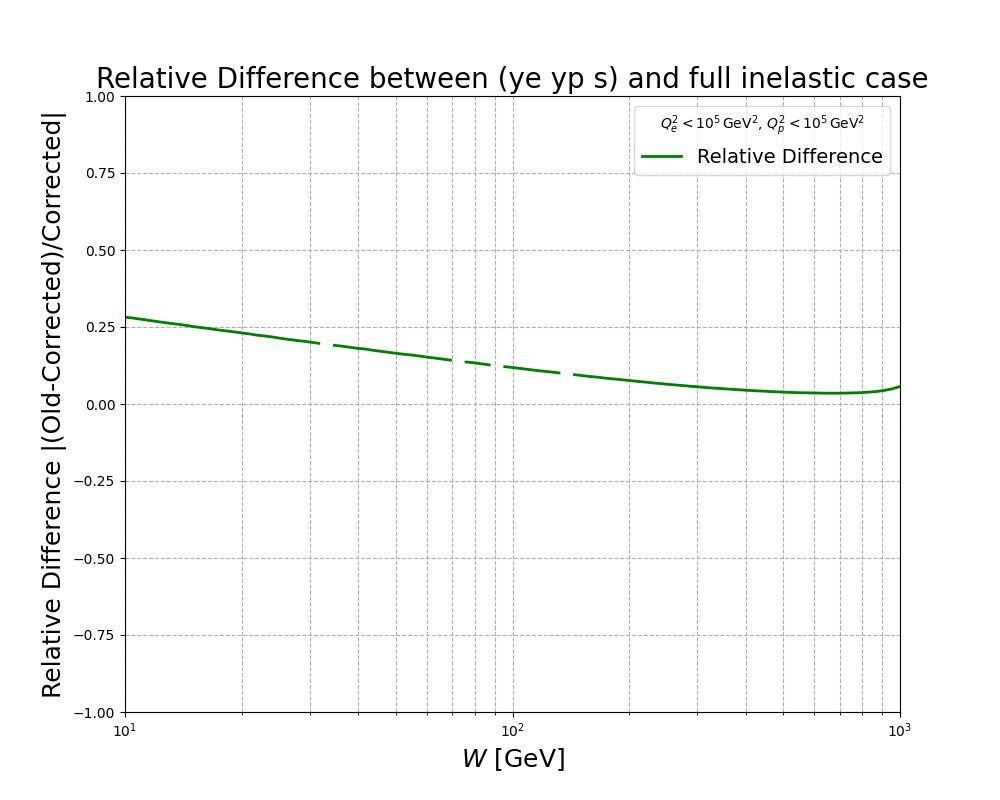

This figure's Python source:

# Comparison of Photon-Photon Luminosity Spectrum -- Inelastic

import numpy as np
import matplotlib.pyplot as plt


# Load data from both files
W_simple, Syy_simple = np.loadtxt("Jacobian_Krzysztof_Inelastic_Updated_Simple.txt", skiprows=1, unpack=True)
W_krzysztof, Syy_krzysztof = np.loadtxt("Jacobian_Krzysztof_Inelastic_MonteCarlo_MN10.0_q2emax100000_q2pmax100000.txt", skiprows=1, unpack=True)

# Plot the comparison of S_yy as a function of W
plt.figure(figsize=(10, 8))


# Set plotting range
plt.xlim(10.0, 1000.0)
plt.ylim(1.e-7, 1.e-1)

plt.loglog(W_simple, Syy_simple, 'r-', label="W^2 = ye yp s", linewidth=2)
plt.loglog(W_krzysztof, Syy_krzysztof, 'b--', label="W^2 = full inelastic case", linewidth=2)



# Find the index corresponding to W = 10 GeV
W_value = 10.0
idx_simple = (np.abs(W_simple - W_value)).argmin()
idx_krzysztof = (np.abs(W_krzysztof - W_value)).argmin()

# Get the corresponding S_yy values
Syy_simple_value = Syy_simple[idx_simple]
Syy_krzysztof_value = Syy_krzysztof[idx_krzysztof]


# Add text annotations for S_yy values at W = 10 GeV
plt.text(W_value, Syy_simple_value, f"Syy with (ye yp s) at 10 GeV =  {Syy_simple_value:.2e}", color='red', fontsize=12, ha='left', va='bottom')
plt.text(W_value, Syy_krzysztof_value, f"Syy with full inelastic case at 10 GeV =  {Syy_krzysztof_value:.2e}", color='blue', fontsize=12, ha='left', va='top')


# Add additional information to the plot
plt.xlabel(r"$W$ [GeV]", fontsize=18)
plt.ylabel(r"$S_{\gamma\gamma}$ [GeV$^{-1}$]", fontsize=18)
plt.title("Comparison of (ye yp s) and full inelastic case", fontsize=20)
plt.grid(True, which="both", linestyle="--")
plt.legend(title=r'$Q^2_e < 10^5 \, \mathrm{GeV}^2, \, Q^2_p < 10^5 \, \mathrm{GeV}^2$', fontsize=14)

# Save the plot as a PDF and JPG
plt.savefig("Comparison_Luminosity_Spectrum_NewW_Inelastic.pdf")
plt.savefig("Comparison_Luminosity_Spectrum_NewW_Inelastic.jpg")





# Plot the relative difference between the two results
relative_difference =  np.abs((Syy_simple - Syy_krzysztof) / Syy_krzysztof)  # 1 - Syy_simple / Syy_krzysztof   # np.abs((Syy_simple - Syy_krzysztof) / Syy_krzysztof) * 100


plt.figure(figsize=(10, 8))


# Set plotting range
plt.xlim(10.0, 1000.0)
plt.ylim(-1.e0, 1.e0)

plt.semilogx(W_simple, relative_difference, 'g-', linewidth=2, label="Relative Difference")
plt.xlabel(r"$W$ [GeV]", fontsize=18)
plt.ylabel("Relative Difference |(Old-Corrected)/Corrected|", fontsize=18)
plt.title("Relative Difference between (ye yp s) and full inelastic case", fontsize=20)
plt.grid(True, which="both", linestyle="--")
plt.legend(title=r'$Q^2_e < 10^5 \, \mathrm{GeV}^2, \, Q^2_p < 10^5 \, \mathrm{GeV}^2$', fontsize=14)


# Save the plot as a PDF and JPG
plt.savefig("Relative_Difference_NewW_Inelastic.pdf")
plt.savefig("Relative_Difference_NewW_Inelastic.jpg")

# Show plots
plt.show()


